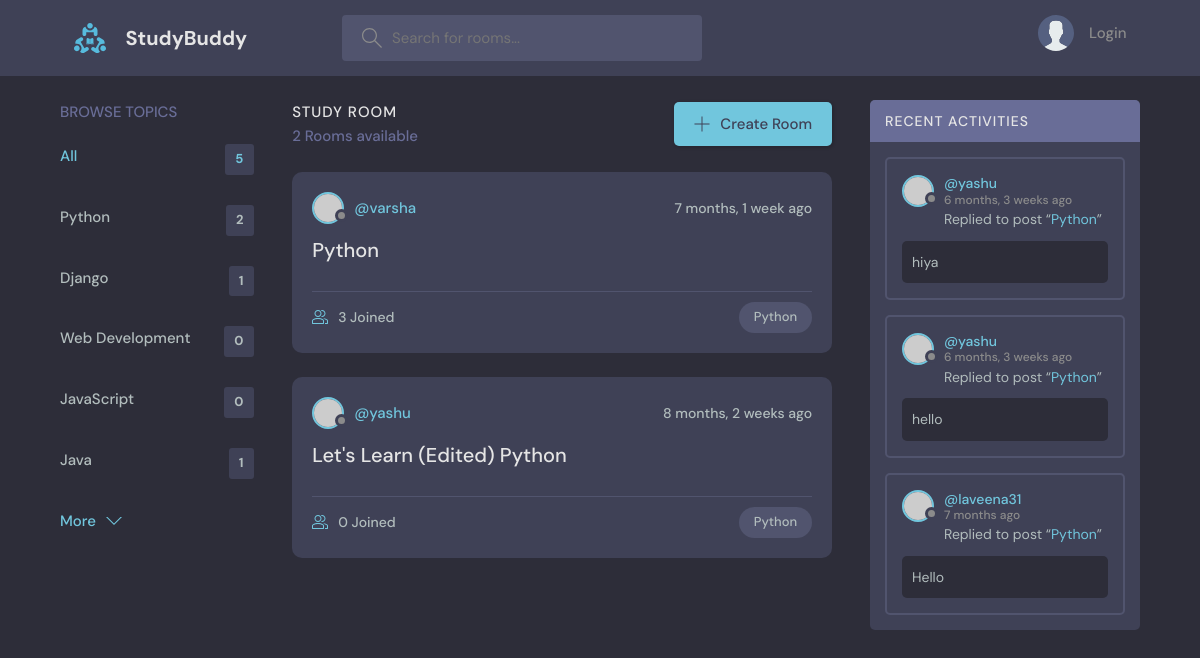
The app's page /room/?q=Python with its own data.
### base/models.py (models this page shows, shortened)
class Topic(models.Model):
    name = models.CharField(max_length = 200)

class Room(models.Model):
    host = models.ForeignKey(User, on_delete=models.SET_NULL, null = True)
    topic = models.ForeignKey(Topic, on_delete=models.SET_NULL, null = True)
    name = models.CharField(max_length = 200)
    description = models.TextField(null = True, blank = True) # blank allows a blank form field submissions
    participants = models.ManyToManyField(User, related_name='participants', blank=True)
    updated = models.DateTimeField(auto_now = True) # Takes a timestamp whenever we save the item
    created = models.DateTimeField(auto_now_add = True) # Takes a timestamp when we first create an instance
    class Meta:
        ordering = ['-updated', '-created']
    def __str__(self):
        return self.name

class Message(models.Model):
    user = models.ForeignKey(User, on_delete=models.CASCADE)
    room = models.ForeignKey(Room, on_delete=models.CASCADE) #If room is deleted then the messages are deleted too
    body = models.TextField()
    updated = models.DateTimeField(auto_now = True)
    created = models.DateTimeField(auto_now_add = True)
    class Meta:
        ordering = ['-updated', '-created']
    def __str__(self):
        return self.body[0:50] # For the preview of Room

### base/views.py (the view)
# urls.py: path('room/', views.room_function, name="room_function"),
def room_function(request):
    q = request.GET.get('q') if (request.GET.get('q') != None) else ''
    rooms = Room.objects.filter(
        Q(topic__name__icontains=q) |
        Q(name__icontains=q) |
        Q(description__icontains=q)
    )
    topics = Topic.objects.all()
    room_count = rooms.count()
    room_messages =  Message.objects.filter(Q(room__topic__name__icontains=q))
    context = {"rooms":rooms, "topics":topics, "room_count": room_count, "room_messages":room_messages}
    return render(request, 'base/room.html', context)

### base/templates/base/room.html (shortened to what this page needs)
{% extends 'main.html' %}
{% block content %}
    <main class="layout layout--3">
      <div class="container">
        {% include 'base/topic_component.html' %}
        <div class="roomList">
          <div class="roomList__header">
            <div>
              <h2>Study Room</h2>
              <p>{{room_count}} Rooms available</p>
            </div>
            <a class="btn btn--main" href="{% url 'create_room' %}">
              <svg version="1.1" xmlns="http://www.w3.org/2000/svg" width="32" height="32" viewBox="0 0 32 32">
                <title>add</title>
                <path
                  d="M16.943 0.943h-1.885v14.115h-14.115v1.885h14.115v14.115h1.885v-14.115h14.115v-1.885h-14.115v-14.115z"
                ></path>
              </svg>
              Create Room
            </a>
          </div>
          {% include 'base/feed_component.html' %}
        </div>
        {% include 'base/activity_component.html' %}
      </div>
    </main>
  {% endblock %}

### base/templates/base/topic_component.html
<div class="topics">
    <div class="topics__header">
      <h2>Browse Topics</h2>
    </div>
    <ul class="topics__list">
      <li>
        <a href="{% url 'room_function' %}" class="active">All <span>{{topics.count}}</span></a>
      </li>
      {% for topic in topics %}
            <li>
                <a href="{% url 'room_function' %}?q={{topic.name}}">{{topic.name}} <span>{{topic.room_set.all.count}}</span> </a>
            </li>
        {% endfor %}
    </ul>
    <a class="btn btn--link" href="topics.html">
      More
      <svg version="1.1" xmlns="http://www.w3.org/2000/svg" width="32" height="32" viewBox="0 0 32 32">
        <title>chevron-down</title>
        <path d="M16 21l-13-13h-3l16 16 16-16h-3l-13 13z"></path>
      </svg>
    </a>
  </div>

### base/templates/base/feed_component.html (shortened to what this page needs)
{% for room in rooms %}
<div class="roomListRoom">
    <div class="roomListRoom__header">
      <a href="{% url 'user_profile' room.host.id %}" class="roomListRoom__author">
        <div class="avatar avatar--small">
          <img src="https://randomuser.me/api/portraits/women/11.jpg" />
        </div>
        <span>@{{room.host.username}}</span>
      </a>
      <div class="roomListRoom__actions">
        <span>{{room.created | timesince}} ago</span>
      </div>
    </div>
    <div class="roomListRoom__content">
      <a href="{% url 'solo_room' room.id %}">{{room.name}}</a>
    </div>
    <div class="roomListRoom__meta">
      <a href="room.html" class="roomListRoom__joined">
        {{room.participants.all.count}} Joined
      </a>
      <p class="roomListRoom__topic">{{room.topic.name}}</p>
    </div>
  </div>
{% endfor %}

### base/templates/base/activity_component.html (shortened to what this page needs)
<div class="activities">
    <div class="activities__header">
      <h2>Recent Activities</h2>
    </div>
    {% for message in room_messages %}
    <div class="activities__box">
      <div class="activities__boxHeader roomListRoom__header">
        <a href="{% url 'user_profile' message.user.id %}" class="roomListRoom__author">
          <div class="avatar avatar--small">
            <img src="https://randomuser.me/api/portraits/women/11.jpg" />
          </div>
          <p>
            @{{message.user}}
            <span>{{message.created | timesince}} ago</span>
          </p>
        </a>
      </div>
      <div class="activities__boxContent">
        <p>Replied to post “<a href="{% url 'solo_room' message.room.id %}">{{message.room}}</a>”</p>
        <div class="activities__boxRoomContent">
          {{message}}
        </div>
      </div>
    </div>
    {% endfor %}
  </div>

### records on screen
Topic: name "Python", room_set.all.count "2"
Topic: name "Django", room_set.all.count "1"
Topic: name "Web Development", room_set.all.count "0"
Topic: name "JavaScript", room_set.all.count "0"
Topic: name "Java", room_set.all.count "1"
Room: host.username "varsha", created "7 months, 1 week", name "Python", participants.all.count "3", topic.name "Python"
Room: host.username "yashu", created "8 months, 2 weeks", name "Let's Learn (Edited) Python", participants.all.count "0", topic.name "Python"
Message: user "yashu", created "6 months, 3 weeks", room "Python", body "hiya"
Message: user "yashu", created "6 months, 3 weeks", room "Python", body "hello"
Message: user "laveena31", created "7 months", room "Python", body "Hello"

### other values on screen
{{ topics.count }} "5"
{{ room_count }} "2"
